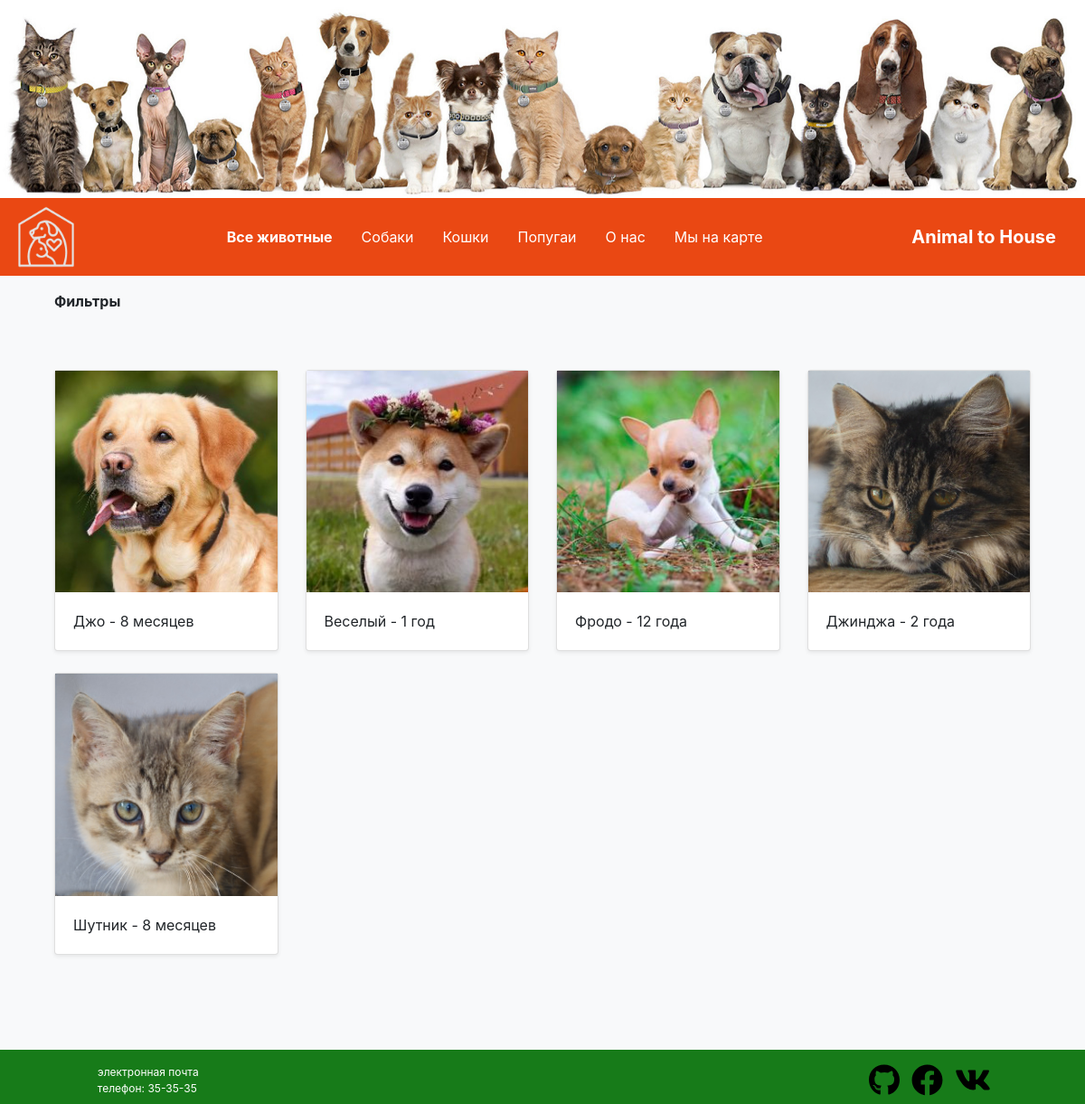
/, run on an earlier commit of the app's database.
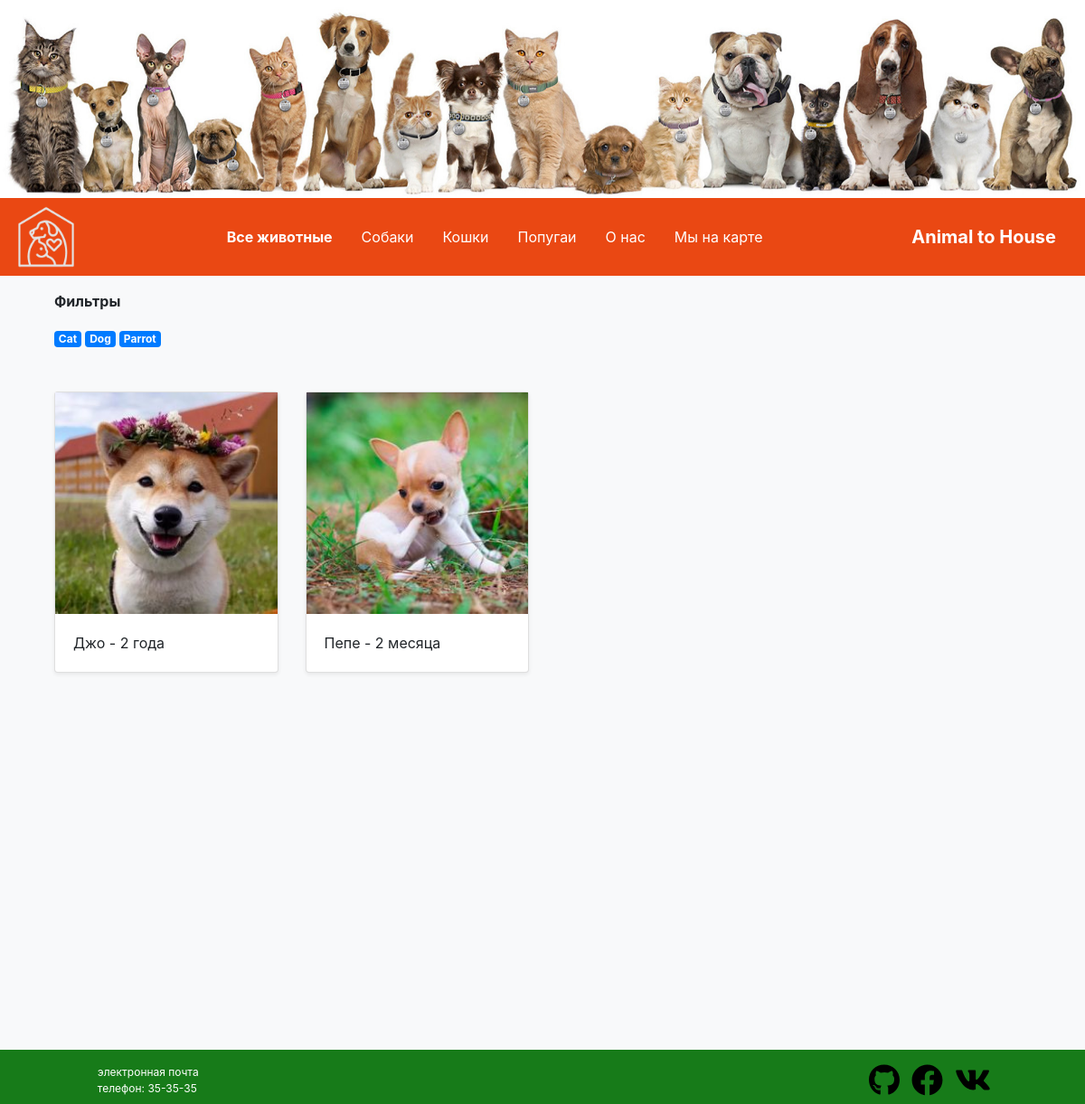
And on a later commit of the database.
### animal_shelter/models.py (models this page shows, shortened)
class Pet(models.Model):
    name = models.CharField(max_length=13, verbose_name='Кличка')
    description = models.TextField(verbose_name='О питомце')
    receipt_date = models.DateField(auto_now=True, verbose_name="Поступил")
    face = models.ImageField(upload_to='pets_foto', blank=True, verbose_name="Фотография")
    birth_data = models.DateField(blank=True, null=True, verbose_name='Дата рождения')
    MALE = 'Мальчик'
    FEMALE = 'Девочка'
    GENDER = [(MALE, "Мальчик"), (FEMALE, "Девочка"), ]
    gender = models.CharField(max_length=10, choices=GENDER, verbose_name='Пол', null=True)
    kind = models.ForeignKey(Kind, on_delete=models.CASCADE, null=True, blank=True, verbose_name="Вид")
    @property
    def age(self):
        age = int((datetime.now().date() - self.birth_data).days / 31)
        if age < 12:
            last_simbol = age % 10
            if last_simbol == 1:
                return f'{age} месяц'
            elif last_simbol in (2, 3, 4):
                return f'{age} месяца'
            elif age % 100 in range(5, 21):
                return f'{age} месяцев'
        if age > 12:
            age = int(age / 12)
            last_simbol = age % 10
            if last_simbol == 1:
                return f'{age} год'
            elif last_simbol in (2, 3, 4):
                return f'{age} года'
            elif age % 100 in range(5, 21):
                return f'{age} лет'

class Kind(models.Model):
    name = models.CharField(max_length=50, verbose_name="Вид", null=True, blank=True)
    def __str__(self):
        return self.name

### animal_shelter/views.py (the view)
# urls.py: path('', PetsList.as_view()),
class PetsList(ListView):
    model = Pet
    template_name = 'base.html'
    context_object_name = 'Pets'
    def get_context_data(self, *, object_list=None, **kwargs):
        pets = super(PetsList, self).get_context_data(**kwargs)
        pets['kind'] = Kind.objects.all()
        return pets

### animal_shelter/templates/base.html (shortened to what this page needs)
{% extends 'for_base/top.html' %}
{% load static %}
{% block finder_by_kind %}
    <p><b>Фильтры</b></p>
    {% for k in kind %}
        <a href="{% url 'animal_shelter:finder_by_kind' k.name %}"><div class="badge badge-primary">{{ k }}</div></a>
    {% endfor %}
{% endblock %}
{% block contant %}
    <div class="album py-5">
        <div class="container">
            <div class="row">
                {% for pet in Pets %}
                <div class="col-md-3">
                        <div class="card mb-4 shadow-sm" >
                            <a href="{% url 'animal_shelter:pet-detail' pet.id %}">
                            <img src="{{ media }}{{ pet.face }}" alt="{{ pet.name }}" class="w-100">
                            </a>
                            <div class="card-body">
                                <p class="card-text">{{ pet.name }} - {{ pet.age }}</p>
                            </div>
                        </div>
                </div>
                {% endfor %}
            </div>
        </div>
    </div>
{% endblock %}

### animal_shelter/templates/for_base/top.html (shortened to what this page needs)
{% load static %}
{% get_media_prefix as media %}
<link rel="stylesheet" href="{% static 'css/bootstrap.min.css' %}">
<link rel="stylesheet" href="{% static 'css/main.css' %}">
<!DOCTYPE html>
<html lang="ru">
<head>
</head>
<body class="bg-light">
<div id="carousel1" class="carousel slide carousel-fade" data-ride="carousel">
    <div class="carousel-inner">
        <div class="carousel-item active">
            <img src="{% static 'carousel/5.jpg' %}" class="d-block w-100" alt="one">
        </div>
    </div>
</div>
<nav class="navbar navbar-dark">
    <img id="logo" src="{% static 'icons/pet-house.png' %}" alt="Logo">
    <div class="navbar">
        <a id="all" class="text-white nav-item nav-link" href="/">Все животные</a>
        <a class="text-white nav-item nav-link" href="{% url 'animal_shelter:finder_by_kind' 'dog' %}">Собаки</a>
        <a class="text-white nav-item nav-link" href="{% url 'animal_shelter:finder_by_kind' 'cat' %}">Кошки</a>
        <a class="text-white nav-item nav-link" href="{% url 'animal_shelter:finder_by_kind' 'parrot' %}">Попугаи</a>
        <a class="text-white nav-item nav-link" href="/about">О нас</a>
        <a class="text-white nav-item nav-link" href="{% url 'animal_shelter:map' %}">Мы на карте</a>
    </div>
    <a class="navbar-brand font-weight-bold" href="/">Animal to House</a>
</nav>
<div class="container wrapper">
    <div class="container mt-3">
        {% block finder_by_kind %} {% endblock %}
    </div>
    {% block contant %} {% endblock %}
</div>
<footer class="page-footer font-small  fixed-bottom">
    <div class="footer-block">
        <div class="container-fluid footer-copyright row py-3">
                <div class="col-10">
                    <ul>
                        <li class="list-unstyled">
                            <a class="text-white" href="mailto:animal@tohome.ru?subject=Хочу друга!">электронная почта</a>
                        </li>
                        <li class="list-unstyled">
                            <p class="text-white">телефон: 35-35-35</p>
                        </li>
                    </ul>
                </div>
                <div class="col-2 d-flex justify-content-end justify-content-around">
                    <a class="google text-white" href="https://github.com/Programmer38rus/animal_to_house">
                        <img src="{% static 'icons/github.svg' %}">
                    </a>
                    <a class="google text-white" href="#">
                        <img src="{% static 'icons/facebook.svg' %}">
                    </a>
                    <a class="google text-white" href="#">
                        <img src="{% static 'icons/vk.svg' %}">
                    </a>
                </div>
        </div>
    </div>
</footer>
</body>
</html>

### animal_shelter/static/css/main.css (style rules this page uses)
#logo { width: 70px; left: 15px; }
.navbar { background-color: rgb(234, 72, 19); }
.wrapper { min-height: 900px; }
footer { background-color: rgb(23, 123, 25); }
#all { font-weight: bold; }
footer { height: 60px; }
.footer-block { padding: 0 3.3rem 0 3.3rem ; }
.footer-block .col-2 img { height: 35px; }
.footer-block .col-10 { font-size: 12px; }

What changed in the data, as far as the page shows it:
removed Pet: face (picture), name "Веселый", age "1 год"
removed Pet: face (picture), name "Фродо", age "12 года"
removed Pet: face (picture), name "Джинджа", age "2 года"
removed Pet: face (picture), name "Шутник", age "8 месяцев"
added Kind: name "Cat"
added Kind: name "Dog"
added Kind: name "Parrot"
changed Pet "Джо": face: a different picture; age "8 месяцев" → "2 года"
added Pet: face (picture), name "Пепе", age "2 месяца"
